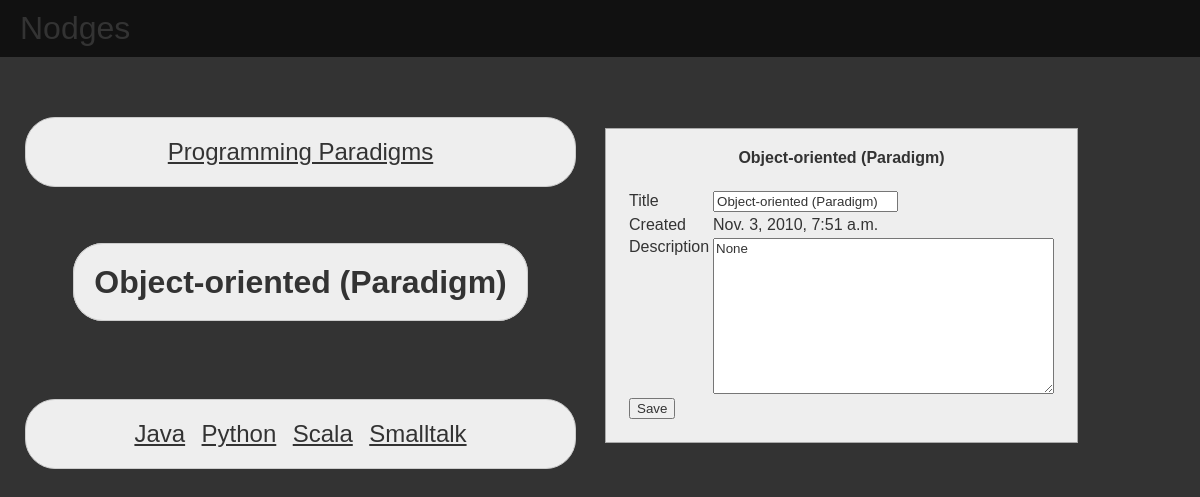
Page /nodges/nodes/9/view on the earlier database version.
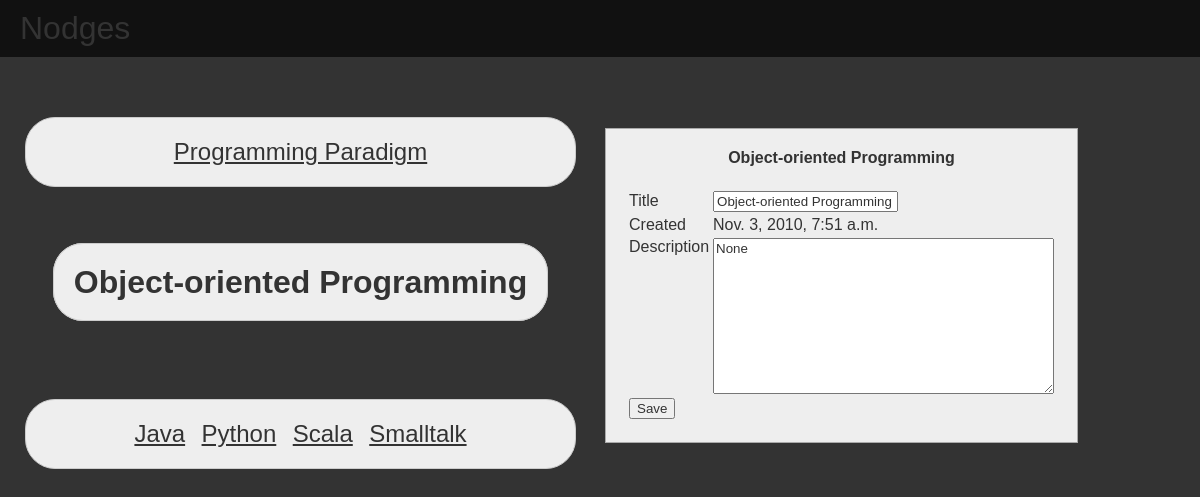
Same page on the later database version.
### nodgessite/nodges/models.py (models this page shows, shortened)
class Node(models.Model):
    title = models.CharField(max_length=255)
    create_date = models.DateTimeField(blank=True, null=True)
    description = models.TextField(blank=True, null=True)

### nodgessite/nodges/views.py (the view)
def view(request, node_id):
    node = get_object_or_404(Node, pk=node_id)
    parent_list = Node.objects.filter(outgoing_edges__to_node__id=node.id)
    child_list = Node.objects.filter(incoming_edges__from_node__id=node.id)
    return render_to_response("nodges/view.html", {
            'node': node,
            'parent_list': parent_list,
            'child_list': child_list,
            })

### templates/nodges/view.html (shortened to what this page needs)
{% extends "nodges/base.html" %}
{% block content %}
  <table border="0" width="100%">
    <tr>
      <td width="50%">
	<table border="0" class="node-table">
	  <tr class="parents">
	    <td><div>
		{% for parent in parent_list %}
		<a href="../{{parent.id}}/view">{{parent.title}}</a>
		{% endfor %}
	    </div></td>
	  </tr>
	  <tr class="main">
	    <td>
	      <h1><span>{{node.title}}</span></h1>
	    </td>
	  </tr>
	  <tr class="children">
	    <td><div>
		{% for child in child_list %}
		<a href="../{{child.id}}/view">{{ child.title }}</a>
		{% endfor %}
	    </div></td>
	  </tr>
	</table>
      </td>
      <td width="50%">
	<table border="0" width="50%" class="detail-table">
	  <tr>
	    <td width="50%" align="center">
	      <form action="update" method="post">
		<h4 style="margin-top:0px;">{{node.title}}</h4>
		<table border="0">
		  <tr><td width="150">Title</td><td><input type="text" name="title" value="{{node.title}}"/></td></tr>
		  <tr><td>Created</td><td>{{node.create_date}}</td></tr>
		  <tr>
		    <td valign="top">Description</td>
		    <td><textarea name="description" rows="10" cols="40">{{node.description}}</textarea></td>
		  </tr>
		  <tr><td colspan="0"><input type="submit" value="Save"/></td></tr>
		</table>
	      </form>
	    </td>
	  </tr>
	</table>
	</td>
</tr>
</table>
{% endblock content %}

Differences in the rows shown:
changed Node: title "Programming Paradigms" → "Programming Paradigm"
changed Node "None": title "Object-oriented (Paradigm)" → "Object-oriented Programming"
